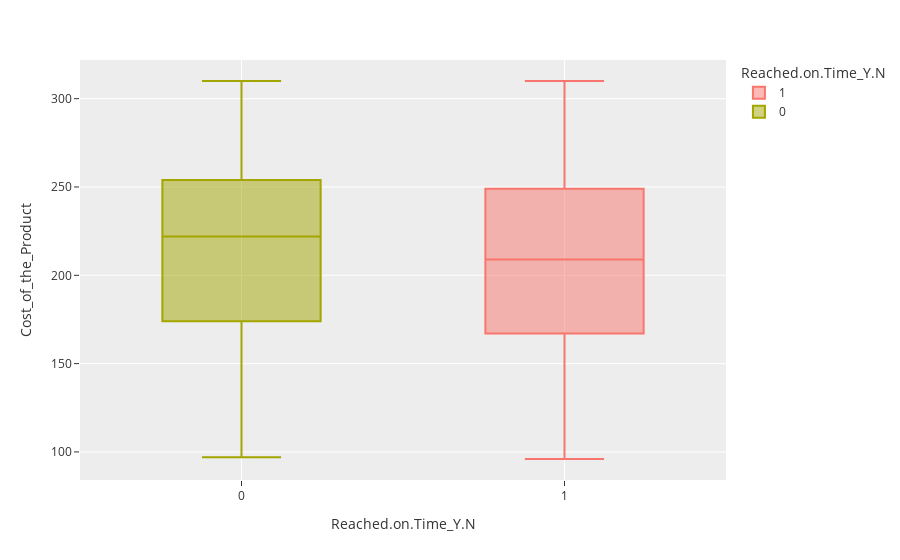

This figure's notebook cell:
### Code cell
# looking at the relation between cost of the product and whether the product reached on time or not using boxplot

px.box(data_frame = df, x = 'Reached.on.Time_Y.N', y = 'Cost_of_the_Product', 
       color = 'Reached.on.Time_Y.N', template = 'ggplot2')

### Figure 1 — Plotly figure (JSON) as saved in the notebook; plotly's stock layout.template omitted (floating-point values rounded to 4 significant figures; data arrays with more than 128 entries replaced by an {"elided": "..."} marker saying what was removed)
{"data": [{"alignmentgroup": "True", "hovertemplate": "Reached.on.Time_Y.N=%{x}<br>Cost_of_the_Product=%{y}<extra></extra>", "legendgroup": "1", "marker": {"color": "#F8766D"}, "name": "1", "notched": false, "offsetgroup": "1", "orientation": "v", "showlegend": true, "type": "box", "x": {"elided": "6563 int values"}, "x0": " ", "xaxis": "x", "y": {"elided": "6563 int values"}, "y0": " ", "yaxis": "y"}, {"alignmentgroup": "True", "hovertemplate": "Reached.on.Time_Y.N=%{x}<br>Cost_of_the_Product=%{y}<extra></extra>", "legendgroup": "0", "marker": {"color": "#A3A500"}, "name": "0", "notched": false, "offsetgroup": "0", "orientation": "v", "showlegend": true, "type": "box", "x": {"elided": "4436 int values"}, "x0": " ", "xaxis": "x", "y": {"elided": "4436 int values"}, "y0": " ", "yaxis": "y"}], "layout": {"boxmode": "overlay", "legend": {"title": {"text": "Reached.on.Time_Y.N"}, "tracegroupgap": 0}, "margin": {"t": 60}, "xaxis": {"anchor": "y", "categoryarray": [1, 0], "categoryorder": "array", "domain": [0, 1], "title": {"text": "Reached.on.Time_Y.N"}}, "yaxis": {"anchor": "x", "domain": [0, 1], "title": {"text": "Cost_of_the_Product"}}}}
